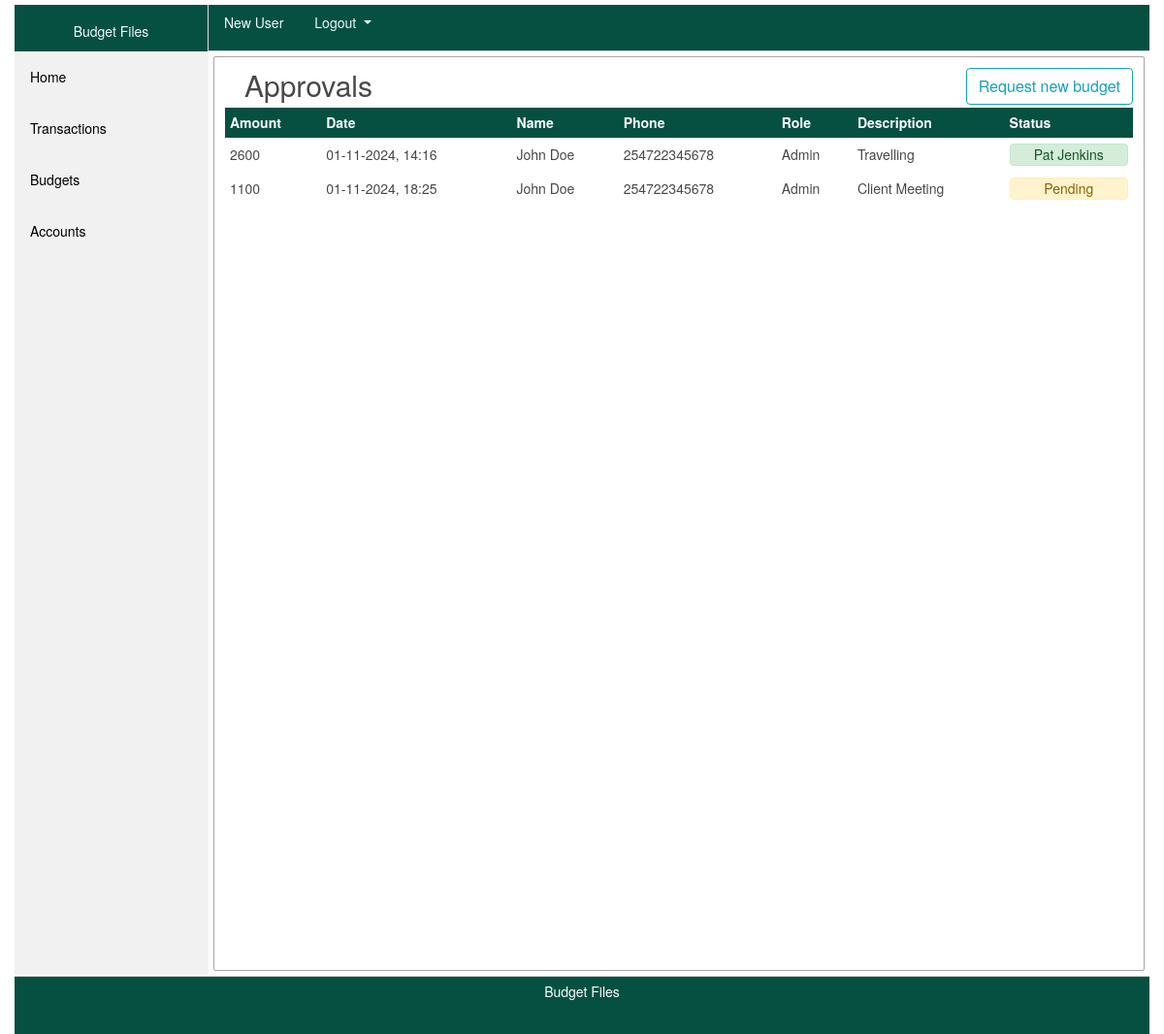
The app's page /approvals (signed in), older data.
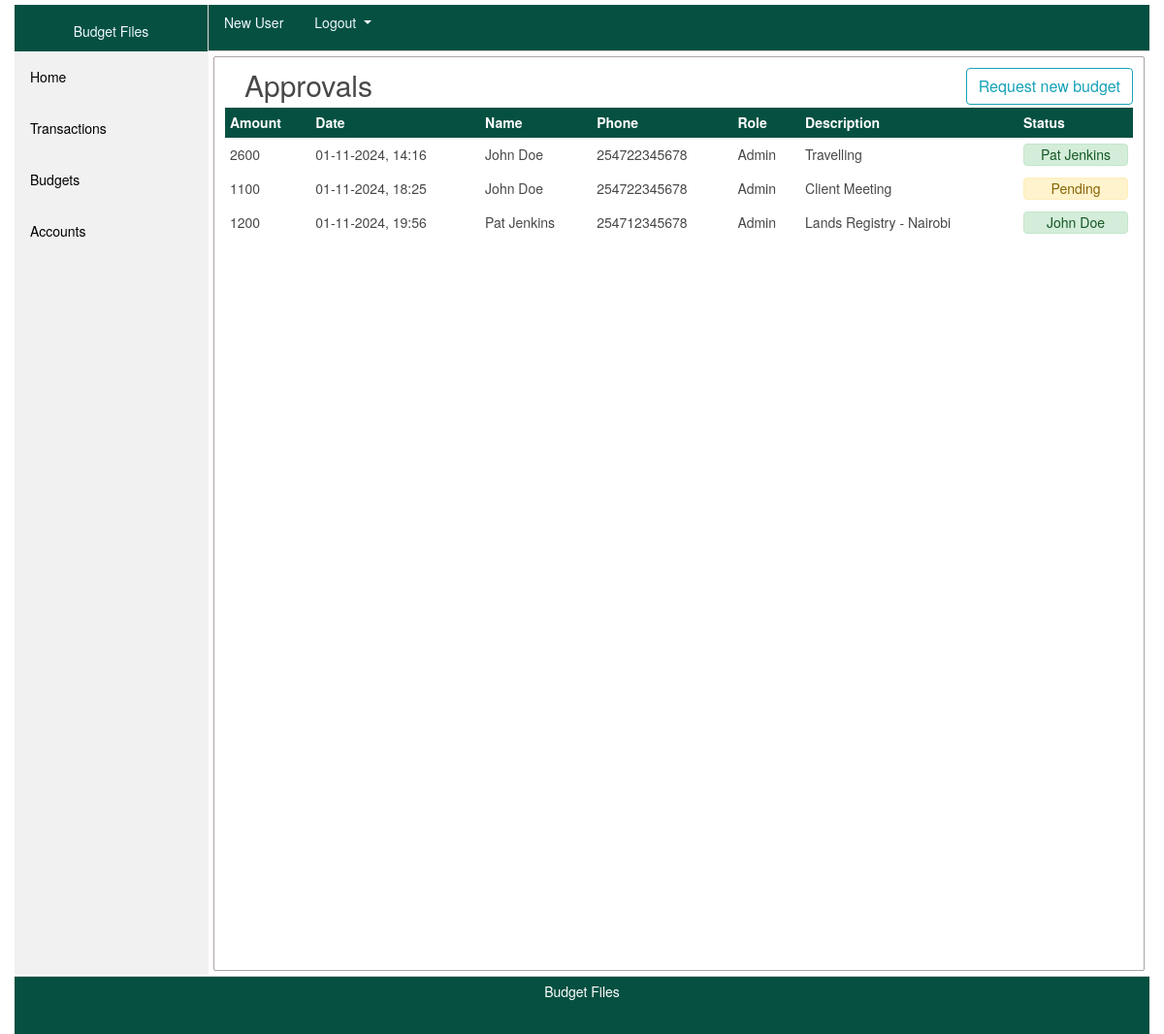
The same page, newer data.
### app/models/users.py (models this page shows, shortened)
class Users(db.Model, UserMixin):
    __tablename__ = 'users_table'
    id = db.Column(db.Integer, primary_key=True)
    name = db.Column(db.String(200), nullable=False)
    email = db.Column(db.String(200), unique=True, nullable=False)
    phone = db.Column(db.String(20),  unique=True, nullable=False)
    role = db.Column(db.String(20), nullable=False)
    password = db.Column(db.String(60), nullable=False)
    date = db.Column(db.DateTime(), nullable=False, default=datetime.now)
    transactions = db.relationship('Transaction', backref='phone', lazy=True) # transaction.phone // Users(current user)
    budgets = db.relationship('Budget', backref='phone', lazy=True) # budget.phone // Users(current user)

### app/models/budget.py (models this page shows, shortened)
class Budget(db.Model):
    __tablename__ = 'budgets_table'
    id = db.Column(db.Integer, primary_key=True, autoincrement=True)
    budget_id = db.Column(db.String(200), nullable=False)
    amount = db.Column(db.Integer, nullable=False)
    date = db.Column(db.DateTime, nullable=False, default=datetime.now)
    purpose = db.Column(db.String(2000), nullable=False)
    bdgt_name = db.Column(db.String(100), nullable=False)
    status = db.Column(db.Integer, nullable=False, default=0)
    approved_by = db.Column(db.String(200), nullable=False, default='0')
    user_id = db.Column(db.Integer, db.ForeignKey(users.Users.id), nullable=False)
    transactions = db.relationship('Transaction', backref='budget_id', lazy=True)

### app/views/budget/routes.py (the view)
@budgetz.route('/approvals')
@login_required
def approvals():
    budgets = Budget.query.filter(Budget.user_id != current_user.id).all()
    return render_template('approvals.html', page='approvals', title='Approvals', budgets=budgets)

### app/models/users.py (called while the page is built)
@login_manager.user_loader
def load_user(user_id):
    return Users.query.get(int(user_id))

### app/templates/approvals.html
{% extends "page_template.html" %}
{% block contents %}
    <div class="content">
        <section class="places">
            <div style="float: left;">
                <h1>Approvals</h1>
            </div>
            <div style="overflow: hidden; float: right;">
                <a href="{{ url_for('budgetz.create_budget') }}" style="text-decoration: none;">
                    <button type="button" class="btn btn-outline-info">
                        Request new budget
                    </button>
                </a>
            </div>
            <table id="users_table" class="display" style="width:100%">
                <thead style="background: #055041; color: #FFFFFF">
                    <th style="padding: 5px;">Amount</th>
                    <th style="padding: 5px;">Date</th>
                    <th style="padding: 5px;">Name</th>
                    <th style="padding: 5px;">Phone</th>
                    <th style="padding: 5px;">Role</th>
                    <th style="padding: 5px;">Description</th>
                    <th style="padding: 5px;">Status</th>
                </thead>
                <tbody>
                    {% if budgets %}
                        {% for budget in budgets %}
                                <tr class="approvals_row">
                                    <td style="padding: 5px;"><a href="{{ url_for('budgetz.view_budget', budget_id=budget.id) }}" style="text-decoration: none; color: inherit;">{{ budget.amount }}</a></td>
                                    <td style="padding: 5px;">{{ budget.date.strftime('%d-%m-%Y, %H:%M') }}</td>
                                    <td style="padding: 5px;">{{ budget.phone.name }}</td>
                                    <td style="padding: 5px;">{{ budget.phone.phone }}</td>
                                    <td style="padding: 5px;">{{ budget.phone.role }}</td>
                                    <td style="padding: 5px;">{{ budget.bdgt_name }}</td>
                                    {% if budget.status == 0 %}
                                        {% if page == 'approvals' %}
                                            <td style="padding: 5px;" class="text-center"> <div style="padding: 0; margin: 1px auto;" class="alert alert alert-warning alert-heading" role="alert"> Pending </div> </td>
                                        {% else %}
                                            <td>no data</td>
                                        {% endif %}
                                    {% elif budget.status == 1 %}
                                        <td style="padding: 5px;" class="text-center"> <div style="padding: 0; margin: 1px auto;" class="alert alert alert-success alert-heading" role="alert"> {{ budget.approved_by }} </div> </td>
                                    {% elif budget.status == 2 %}
                                        <td style="padding: 5px;" class="text-center"> <div style="padding: 0; margin: 1px auto;" class="alert alert alert-danger alert-heading" role="alert"> {{ budget.approved_by }} </div> </td>
                                    {% endif %}
                                </tr>
                        {% endfor %}
                    {% endif %}
                </tbody>
            </table>
        </section>
    </div>
{% endblock contents %}

### app/templates/page_template.html (shortened to what this page needs)
<!DOCTYPE html>
<html lang="en">
	<head>
		<link rel="stylesheet" href="https://cdn.jsdelivr.net/npm/bootstrap@4.0.0/dist/css/bootstrap.min.css">
		<link rel="stylesheet" href="https://cdn.datatables.net/2.0.8/css/dataTables.dataTables.min.css" type="text/css">
		<link rel="stylesheet" href="{{ url_for('static', filename='4-common.css') }}"/>
		<link rel="stylesheet" href="{{ url_for('static', filename='3-header.css') }}"/>
		<link rel="stylesheet" href="{{ url_for('static', filename='3-footer.css') }}"/>
		<link rel="stylesheet" href="{{ url_for('static', filename='6-filters.css') }}"/>
		<link rel="stylesheet" href="{{ url_for('static', filename='100-places.css') }}"/>
	</head>
    <body>
		{% if current_user.is_authenticated %}
			<div class="container">
				{% include 'side_panel.html' %}
				{% include 'header.html' %}
				{% block contents %} {% endblock %}
				{% include 'footer.html' %}
			</div>
		{% endif %}
	</body>
</html>

### app/templates/side_panel.html
<section class="filters">
    <div style="background-color: #055041; height: 48px; border-right: 1px solid #DDDDDD;">
        <p style="text-align: center; line-height: 55px; margin: 0; color: aliceblue;">Budget Files</p>
    </div>
    {% if current_user.role == 'Admin'  %}
        {% if page == 'home' %}
            <a class="active" href="{{ url_for('users.home') }}">Home</a>
        {% else %}
            <a href="{{ url_for('users.home') }}">Home</a>
        {% endif %}
        {% if page == 'approvals' %}
            <a class="active" href="{{ url_for('budgetz.approvals') }}">Approvals</a>
        {% else %}
            <a href="{{ url_for('budgetz.approvals') }}">Approvals</a>
        {% endif %}
        {% if page == 'transactions' %}
            <a class="active" href="{{ url_for('transactionz.transactions') }}">Transactions</a>
        {% else %}
            <a href="{{ url_for('transactionz.transactions') }}">Transactions</a>
        {% endif %}
        {% if page == 'users' %}
            <a class="active" href="{{ url_for('users.allUsers') }}">Users</a>
        {% else %}
            <a href="{{ url_for('users.allUsers') }}">Users</a>
        {% endif %}
        {% if page == 'budgets' %}
            <a class="active" href="{{ url_for('budgetz.budgets') }}">Budgets</a>
        {% else %}
            <a href="{{ url_for('budgetz.budgets') }}">Budgets</a>
        {% endif %}
        {% if page == 'files' %}
            <a class="active" href="{{ url_for('filez.files') }}">Files</a>
        {% else %}
            <a href="{{ url_for('filez.files') }}">Files</a>
        {% endif %}
        {% if page == 'register' %}
            <a class="active" href="{{ url_for('users.register') }}">Register</a>
        {% else %}
            <a href="{{ url_for('users.register') }}">Register</a>
        {% endif %}
        {% if page == 'account' %}
            <a class="active" href="{{ url_for('users.account', user_id=current_user.id) }}">Accounts</a>
        {% else %}
            <a href="{{ url_for('users.account', user_id=current_user.id) }}">Accounts</a>
        {% endif %}
    {% else %}
        {% if page == 'home' %}
            <a class="active" href="{{ url_for('users.home') }}">Home</a>
        {% else %}
            <a href="{{ url_for('users.home') }}">Home</a>
        {% endif %}
        {% if page == 'transactions' %}
            <a class="active" href="{{ url_for('transactionz.transactions') }}">Transactions</a>
        {% else %}
            <a href="{{ url_for('transactionz.transactions') }}">Transactions</a>
        {% endif %}
        {% if page == 'budgets' %}
            <a class="active" href="{{ url_for('budgetz.budgets') }}">Budgets</a>
        {% else %}
            <a href="{{ url_for('budgetz.budgets') }}">Budgets</a>
        {% endif %}
        {% if page == 'account' %}
            <a class="active" href="{{ url_for('users.account', user_id=current_user.id) }}">Accounts</a>
        {% else %}
            <a href="{{ url_for('users.account', user_id=current_user.id) }}">Accounts</a>
        {% endif %}
    {% endif %}
</section>

### app/templates/header.html (shortened to what this page needs)
<header>
    <div class="user">
        {% if current_user.is_authenticated %}
            <nav class="nav">
                <a class="nav-link disabled" style="color: aliceblue;" href="#">{{ current_user.name }}</a>
                <div class="dropdown show">
                    <a class="dropdown-toggle nav-link active" style="color: aliceblue;" href="#" role="button" id="dropdownMenuLink" data-toggle="dropdown" aria-haspopup="true" aria-expanded="false">
                        Logout
                    </a>
                  </div>
            </nav>
        {% else %}
            <nav class="nav">
                <a class="nav-link disabled" style="color: aliceblue;" href="{{ url_for('login') }}">Log In</a>
                <a class="nav-link active" style="color: aliceblue;" href="{{ url_for('users.register') }}">Register</a>
            </nav>
        {% endif %}
    </div>
</header>

### app/templates/footer.html
<footer>
    <p>Budget Files</p>
</footer>

### app/static/4-common.css (style rules this page uses)
body { margin:0px; padding:0px; color: #484848; font-size: 14px; font-family: Circular,"Helvetica Neue",Helvetica,Arial,sans-serif; }
.container { max-width: 1300px; margin: 0 auto; }

### app/static/3-header.css (style rules this page uses)
header { margin-left: 200px; background-color: #055041; height: 48px; border-bottom: 1px solid #CCCCCC; }

### app/static/3-footer.css (style rules this page uses)
footer { background-color: #055041; color: #FFFFFF; height: 60px; width: 100%; text-align: center; line-height: 30px; border-top: 1px solid #CCCCCC; }

### app/static/6-filters.css (style rules this page uses)
.filters { margin: 0; padding: 0; width: 200px; background-color: #f1f1f1; position: absolute; height: 1000px; overflow: auto; }
.filters a { display: block; color: black; padding: 16px; text-decoration: none; }
div.content { margin: 5px 5px 5px 205px; padding: 1px 1px; height: 943px; border: 1px solid #aca4a4; border-radius: 2px; }

### app/static/100-places.css (style rules this page uses)
.places { padding: 10px; }
.user { margin-top: 5px; margin-bottom: 5px; }
h1 { display: block; width: 95%; display: block; margin-top: 0px; margin-left: 20px; margin-bottom: 5px; font-size: 30px; }

### app/templates/page_template.html (style rules this page uses)
body { margin:0px; padding:0px; color: #484848; font-size: 14px; font-family: Circular,"Helvetica Neue",Helvetica,Arial,sans-serif; }
.container { max-width: 1300px; margin: 0 auto; }

Row changes from the older to the newer data that the page shows:
added Budget: amount "1200", date "01-11-2024, 19:56", phone.name "Pat Jenkins", phone.phone "254712345678", phone.role "Admin", bdgt_name "Lands Registry - Nairobi", approved_by "John Doe"
